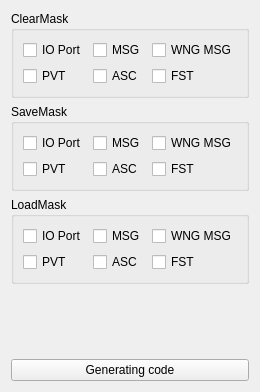
      <widget class="QWidget" name="page_12">
       <layout class="QVBoxLayout" name="verticalLayout_7">
        <item>
         <widget class="QGroupBox" name="groupBox_ClearMask">
          <property name="title">
           <string>ClearMask</string>
          </property>
          <layout class="QGridLayout" name="gridLayout_6">
           <item row="0" column="0">
            <widget class="QCheckBox" name="checkBox_CM_ioPort">
             <property name="text">
              <string>IO Port</string>
             </property>
            </widget>
           </item>
           <item row="0" column="1">
            <widget class="QCheckBox" name="checkBox_CM_msgConf">
             <property name="text">
              <string>MSG</string>
             </property>
            </widget>
           </item>
           <item row="0" column="2">
            <widget class="QCheckBox" name="checkBox_CM_infMsg">
             <property name="text">
              <string>WNG MSG</string>
             </property>
            </widget>
           </item>
           <item row="1" column="0">
            <widget class="QCheckBox" name="checkBox_CM_PVTConf">
             <property name="text">
              <string>PVT</string>
             </property>
            </widget>
           </item>
           <item row="1" column="1">
            <widget class="QCheckBox" name="checkBox_CM_ASConf">
             <property name="text">
              <string>ASC</string>
             </property>
            </widget>
           </item>
           <item row="1" column="2">
            <widget class="QCheckBox" name="checkBox_CM_ftsConf">
             <property name="text">
              <string>FST</string>
             </property>
            </widget>
           </item>
          </layout>
         </widget>
        </item>
        <item>
         <widget class="QGroupBox" name="groupBox_SaveMask">
          <property name="title">
           <string>SaveMask</string>
          </property>
          <layout class="QGridLayout" name="gridLayout_7">
           <item row="0" column="0">
            <widget class="QCheckBox" name="checkBox_SM_ioPort">
             <property name="text">
              <string>IO Port</string>
             </property>
            </widget>
           </item>
           <item row="0" column="1">
            <widget class="QCheckBox" name="checkBox_SM_msgConf">
             <property name="text">
              <string>MSG</string>
             </property>
            </widget>
           </item>
           <item row="0" column="2">
            <widget class="QCheckBox" name="checkBox_SM_infMsg">
             <property name="text">
              <string>WNG MSG</string>
             </property>
            </widget>
           </item>
           <item row="1" column="0">
            <widget class="QCheckBox" name="checkBox_SM_PVTConf">
             <property name="text">
              <string>PVT</string>
             </property>
            </widget>
           </item>
           <item row="1" column="1">
            <widget class="QCheckBox" name="checkBox_SM_ASConf">
             <property name="text">
              <string>ASC</string>
             </property>
            </widget>
           </item>
           <item row="1" column="2">
            <widget class="QCheckBox" name="checkBox_SM_ftsConf">
             <property name="text">
              <string>FST</string>
             </property>
            </widget>
           </item>
          </layout>
         </widget>
        </item>
        <item>
         <widget class="QGroupBox" name="groupBox_LoadMask">
          <property name="title">
           <string>LoadMask</string>
          </property>
          <layout class="QGridLayout" name="gridLayout_8">
           <item row="0" column="0">
            <widget class="QCheckBox" name="checkBox_LM_ioPort">
             <property name="text">
              <string>IO Port</string>
             </property>
            </widget>
           </item>
           <item row="0" column="1">
            <widget class="QCheckBox" name="checkBox_LM_msgConf">
             <property name="text">
              <string>MSG</string>
             </property>
            </widget>
           </item>
           <item row="0" column="2">
            <widget class="QCheckBox" name="checkBox_LM_infMsg">
             <property name="text">
              <string>WNG MSG</string>
             </property>
            </widget>
           </item>
           <item row="1" column="0">
            <widget class="QCheckBox" name="checkBox_LM_PVTConf">
             <property name="text">
              <string>PVT</string>
             </property>
            </widget>
           </item>
           <item row="1" column="1">
            <widget class="QCheckBox" name="checkBox_LM_ASConf">
             <property name="text">
              <string>ASC</string>
             </property>
            </widget>
           </item>
           <item row="1" column="2">
            <widget class="QCheckBox" name="checkBox_LM_ftsConf">
             <property name="text">
              <string>FST</string>
             </property>
            </widget>
           </item>
          </layout>
         </widget>
        </item>
        <item>
         <spacer name="verticalSpacer_6">
          <property name="orientation">
           <enum>Qt::Vertical</enum>
          </property>
          <property name="sizeHint" stdset="0">
           <size>
            <width>20</width>
            <height>69</height>
           </size>
          </property>
         </spacer>
        </item>
        <item>
         <widget class="QPushButton" name="pushButton_GC12">
          <property name="layoutDirection">
           <enum>Qt::LeftToRight</enum>
          </property>
          <property name="text">
           <string>Generating code</string>
          </property>
         </widget>
        </item>
       </layout>
      </widget>
